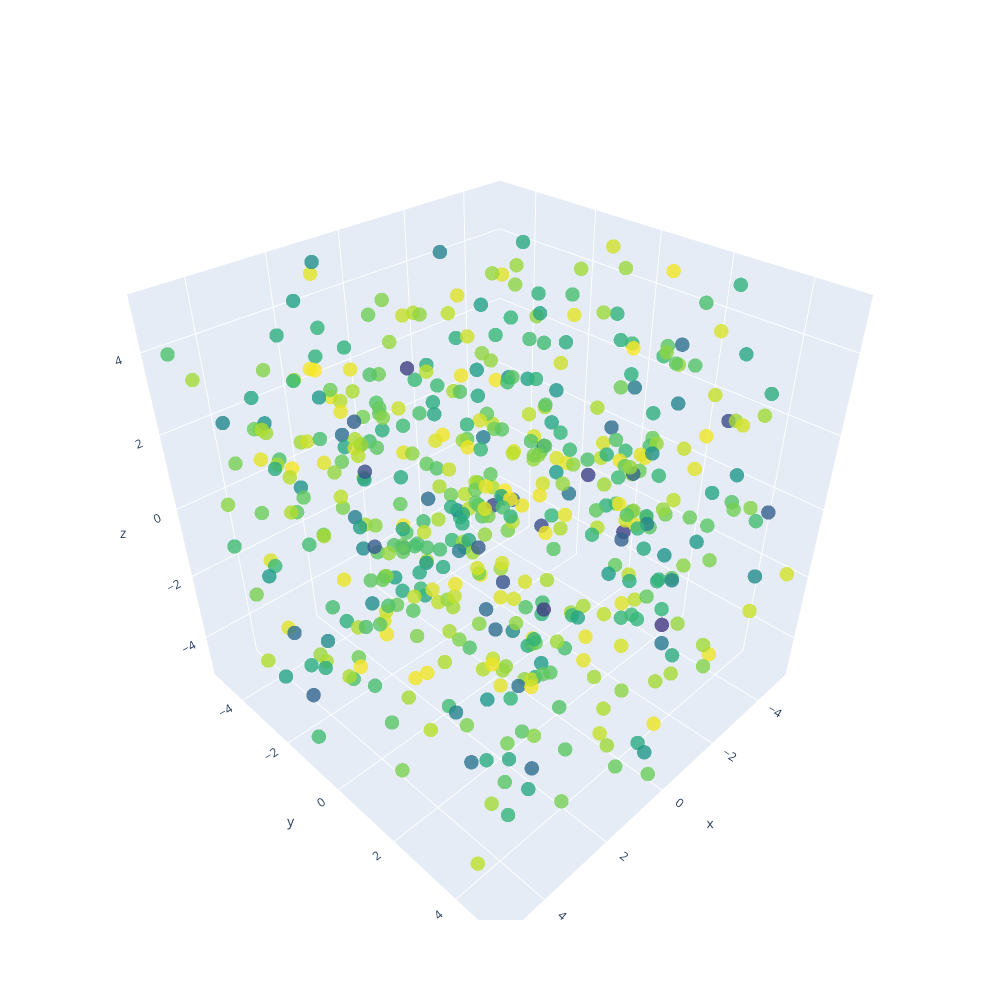

Here is the notebook cell this chart was saved with:
### Code cell
create_random_populated_sphere(radius=5, points=art, plot_flag=False, show_lines_with_origin=True)

### Figure 1 — Plotly figure (JSON) as saved in the notebook; plotly's stock layout.template omitted (floating-point values rounded to 4 significant figures; data arrays with more than 128 entries replaced by an {"elided": "..."} marker saying what was removed)
{"data": [{"marker": {"color": {"elided": "1000 float values"}, "colorscale": [[0, "#440154"], [0.1111, "#482878"], [0.2222, "#3e4989"], [0.3333, "#31688e"], [0.4444, "#26828e"], [0.5556, "#1f9e89"], [0.6667, "#35b779"], [0.7778, "#6ece58"], [0.8889, "#b5de2b"], [1, "#fde725"]], "opacity": 0.8, "size": 5}, "mode": "markers", "text": {"elided": "500 str values"}, "type": "scatter3d", "x": {"elided": "500 float values"}, "y": {"elided": "500 float values"}, "z": {"elided": "500 float values"}}], "layout": {"height": 1000, "width": 1000}}
